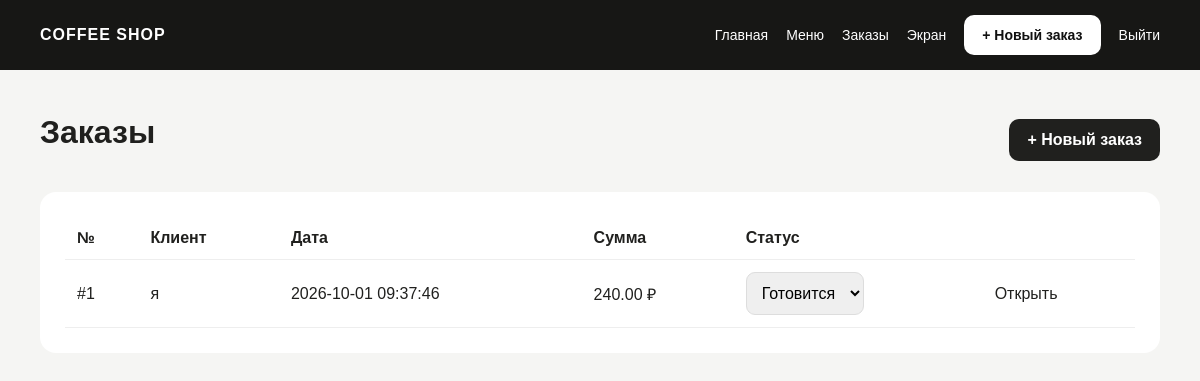
/orders (signed in), run on the app's committed database.
### tables this page shows
CREATE TABLE orders (
        id INTEGER PRIMARY KEY AUTOINCREMENT,
        customer_name TEXT NOT NULL,
        status TEXT NOT NULL DEFAULT 'Новый',
        total REAL NOT NULL DEFAULT 0,
        created_at TEXT NOT NULL
    );

### app.py (the view)
@app.route("/orders")
@login_required
def orders():
    conn=get_db()
    orders=conn.execute("SELECT * FROM orders ORDER BY id DESC").fetchall()
    conn.close()
    return render_template("orders.html", orders=orders)

### app.py (called while the page is built)
def get_db():
    conn = sqlite3.connect(DATABASE)
    conn.row_factory = sqlite3.Row
    return conn

def login_required(view):
    @wraps(view)
    def wrapped(*args, **kwargs):
        if "user_id" not in session:
            return redirect(url_for("login"))
        return view(*args, **kwargs)
    return wrapped

### templates/orders.html
{% extends "base.html" %}{% block content %}<div class="pagehead">
    <h1>Заказы</h1><a class="button" href="/orders/new">+ Новый заказ</a>
</div>
<section class="panel">
    <table>
        <tr>
            <th>№</th>
            <th>Клиент</th>
            <th>Дата</th>
            <th>Сумма</th>
            <th>Статус</th>
            <th></th>
        </tr>{% for o in orders %}<tr>
            <td>#{{o.id}}</td>
            <td>{{o.customer_name}}</td>
            <td>{{o.created_at}}</td>
            <td>{{"%.2f"|format(o.total)}} ₽</td>
            <td>
                <form method="post" action="/orders/{{o.id}}/status"><select name="status"
                        onchange="this.form.submit()">{% for s in ["Новый","Готовится","Готов"] %}<option {{'selected'
                            if o.status==s}}>{{s}}</option>{% endfor %}</select></form>
            </td>
            <td><a href="/orders/{{o.id}}">Открыть</a></td>
        </tr>{% endfor %}
    </table>
</section>{% endblock %}

### static/style.css (style rules this page uses)
* { box-sizing: border-box }
body { margin: 0; font-family: Arial, sans-serif; background: #f5f5f3; color: #20201e }
a { color: inherit; text-decoration: none }
.button { display: inline-block; border: 0; border-radius: 10px; padding: 12px 18px; background: #20201e; color: white; font-weight: 700; cursor: pointer }
.hero, .panel, .card, .auth { background: white; border-radius: 16px }
.hero h1, h1 { margin-top: 6px }
.pagehead { display: flex; justify-content: space-between; align-items: center }
.panel { padding: 25px; margin: 20px 0 }
input, select { padding: 11px; border: 1px solid #ddd; border-radius: 9px; font: inherit }
table { width: 100%; border-collapse: collapse }
th, td { text-align: left; padding: 12px; border-bottom: 1px solid #eee }

### data on the page
orders: id "1", customer_name "я", created_at "2026-10-01 09:37:46", total "240.00"

### other printed values
form field status "Готовится"
